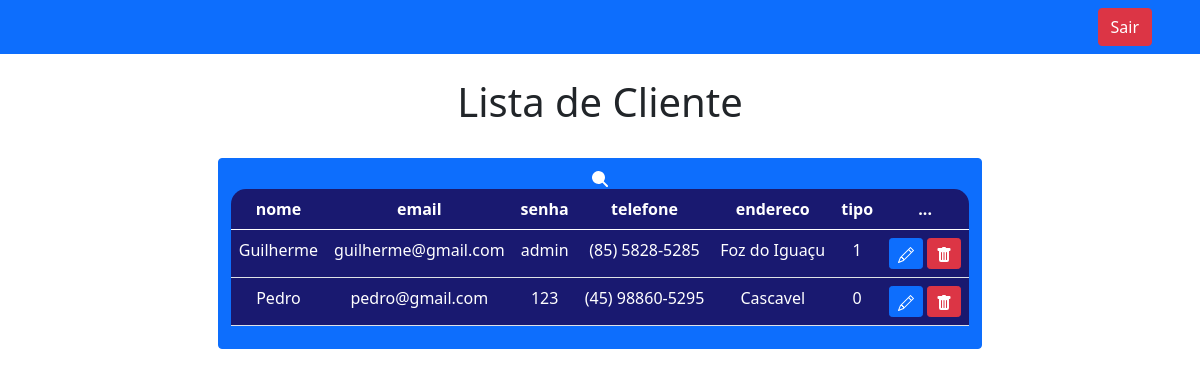
Screenshot of /code/cliente.php with the database file from the repository.
### tables this page shows
CREATE TABLE `cadastro` (
  `idcadastro` int NOT NULL,
  `nome` varchar(80) DEFAULT NULL,
  `email` varchar(80) DEFAULT NULL,
  `senha` varchar(30) DEFAULT NULL,
  `telefone` varchar(15) DEFAULT NULL,
  `endereco` varchar(50) DEFAULT NULL,
  `tipo` int DEFAULT '0'
);

### code/cliente.php (the view, shortened to what this page needs)
<?php
include_once('conexao.php');
$searchTerm = isset($_GET['search']) ? $_GET['search'] : '';
$sql = "SELECT nome, email, senha, telefone, endereco, tipo
        FROM cadastro
        WHERE nome LIKE '%$searchTerm%'
        OR email LIKE '%$searchTerm%'";
$result = $conn->query($sql);
?>
<!DOCTYPE html>
<html lang="pt-br">
<head>
    <link href="https://cdn.jsdelivr.net/npm/bootstrap@5.0.2/dist/css/bootstrap.min.css" rel="stylesheet">
</head>
<body>
<nav class="navbar navbar-expand-lg navbar-dark bg-primary">
    <div class="d-flex">
        <a href="sair.php" class="btn btn-danger me-5">Sair</a>
    </div>
</nav>
<br>
<?php
echo "<h1>Lista de Cliente</h1>";
?>
<br>
<div class="box-search">
    <button onclick="searchData()" class="btn btn-primary">
        <svg xmlns="http://www.w3.org/2000/svg" width="16" height="16" fill="currentColor" class="bi bi-search" viewBox="0 0 16 16">
            <path d="M11.742 10.344a6.5 6.5 0 1 0-1.397 1.398h-.001c.03.04.062.078.098.115l3.85 3.85a1 1 0 0 0 1.415-1.414l-3.85-3.85a1.007 1.007 0 0 0-.115-.1zM12 6
            </svg>
        </button>
    </div>
    <div class="m-5">
        <table class="table text-white table-bg">
            <thead>
                <tr>
                    <th scope="col">nome</th>
                    <th scope="col">email</th>
                    <th scope="col">senha</th>
                    <th scope="col">telefone</th>
                    <th scope="col">endereco</th>
                    <th scope="col">tipo</th>
                    <th scope="col">...</th>
                </tr>
            </thead>
            <tbody>
                <?php
                    while($user_data = mysqli_fetch_assoc($result)) {
                        echo "<tr>";
                        echo "<td>".$user_data['nome']."</td>";
                        echo "<td>".$user_data['email']."</td>";
                        echo "<td>".$user_data['senha']."</td>";
                        echo "<td>".$user_data['telefone']."</td>";
                        echo "<td>".$user_data['endereco']."</td>";
                        echo "<td>".$user_data['tipo']."</td>";
                        echo "<td>
                        <a class='btn btn-sm btn-primary' href='edit.php?email=$user_data[email]' title='Editar'>
                            <svg xmlns='http://www.w3.org/2000/svg' width='16' height='16' fill='currentColor' class='bi bi-pencil' viewBox='0 0 16 16'>
                                <path d='M12.146.146a.5.5 0 0 1 .708 0l3 3a.5.5 0 0 1 0 .708l-10 10a.5.5 0 0 1-.168.11l-5 2a.5.5 0 0 1-.65-.65l2-5a.5.5 0 0 1 .11-.168l10-10zM11.207 2.5 13.5 4.793 14.793 3.5 12.5 1.207 11.207 2.5zm1.586 3L10.5 3.207 4 9.707V10h.5a.5.5 0 0 1 .5.5v.5h.5a.5.5 0 0 1 .5.5v.5h.293l6.5-6.5zm-9.761 5.175-.106.106-1.528 3.821 3.821-1.528.106-.106A.5.5 0 0 1 5 12.5V12h-.5a.5.5 0 0 1-.5-.5V11h-.5a.5.5 0 0 1-.468-.325z'/>
                            </svg>
                            </a>
                            <a class='btn btn-sm btn-danger' href='delete.php?email=$user_data[email]' title='Deletar'>
                                <svg xmlns='http://www.w3.org/2000/svg' width='16' height='16' fill='currentColor' class='bi bi-trash-fill' viewBox='0 0 16 16'>
                                    <path d='M2.5 1a1 1 0 0 0-1 1v1a1 1 0 0 0 1 1H3v9a2 2 0 0 0 2 2h6a2 2 0 0 0 2-2V4h.5a1 1 0 0 0 1-1V2a1 1 0 0 0-1-1H10a1 1 0 0 0-1-1H7a1 1 0 0 0-1 1H2.5zm3 4a.5.5 0 0 1 .5.5v7a.5.5 0 0 1-1 0v-7a.5.5 0 0 1 .5-.5zM8 5a.5.5 0 0 1 .5.5v7a.5.5 0 0 1-1 0v-7A.5.5 0 0 1 8 5zm3 .5v7a.5.5 0 0 1-1 0v-7a.5.5 0 0 1 1 0z'/>
                                </svg>
                            </a>
                            </td>";
                        echo "</tr>";
                    }
                    ?>
            </tbody>
        </table>
    </div>
</body>
</html>

### code/cliente.php (style rules this page uses)
body { background: url(peixe.jpeg); background-repeat: no-repeat; background-size: cover; color: black 0.6; text-align: center; }
.table-bg { background-color: #191970; border-radius: 15px 15px 0 0; }
.box-search { display: flex; justify-content: center; gap: 0.1%; }

### rows the page displays
cadastro: nome "Guilherme", email "guilherme@gmail.com", senha "admin", telefone "(85) 5828-5285", endereco "Foz do Iguaçu", tipo "1"
cadastro: nome "Pedro", email "pedro@gmail.com", senha "123", telefone "(45) 98860-5295", endereco "Cascavel", tipo "0"
